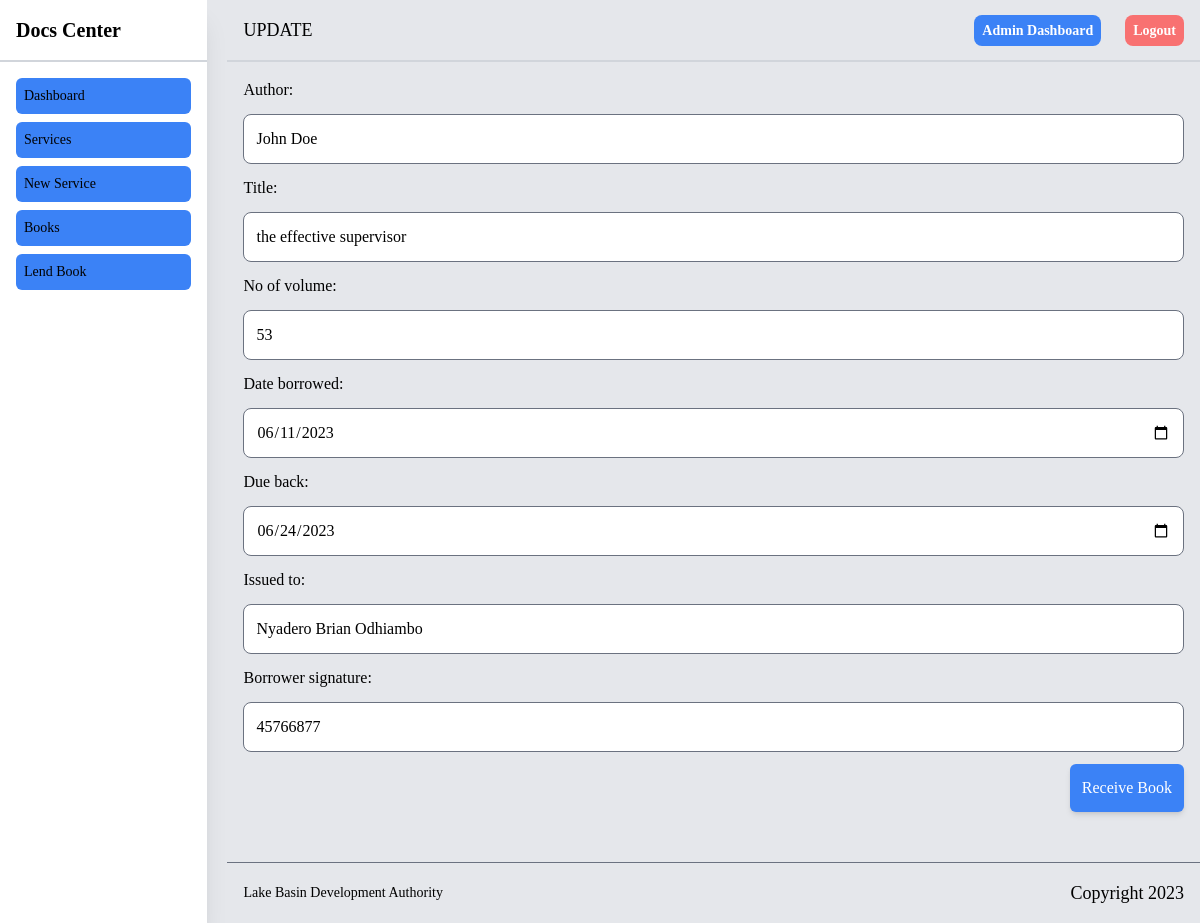
Page /library/update/1 (signed in) on the committed database.
### library/models.py (models this page shows, shortened)
class Book(models.Model):
    author = models.CharField(max_length=255)
    title = models.CharField(max_length=255)
    no_of_volume = models.CharField(max_length=255, null=True)
    issued_to = models.CharField(max_length=255, null=True)
    borrower_signature = models.IntegerField(null=False)
    created_at = models.DateTimeField(auto_now_add=True)
    returned = models.BooleanField(default=False)
    borrowed = models.BooleanField(default=False)
    issuing_officer = models.ForeignKey(User, related_name="books", on_delete=models.CASCADE, default=1)
    due_back = models.DateField(null=False)
    date_borrowed = models.DateField(null=False)
    date_returned = models.DateField(null = True)
    class Meta:
        ordering = ('title',)
        verbose_name_plural = "Books"

### library/views.py (the view)
# urls.py: re_path(r'^update/(?P<pk>\d+)', views.updateDocument, name="update-document"),
@login_required
def updateDocument(request, pk):
    document = get_object_or_404(Book, pk=pk)
    if request.method == "POST":
        form = NewDocumentForm(instance=document, data=request.POST)
        if form.is_valid():
            form.save()
            return redirect("library:index")
    else:
        form = NewDocumentForm(instance=document)
    return render(request, "library/edit-document.html", {"form": form, "object": document})

### library/forms.py
class NewDocumentForm(forms.ModelForm):
    class Meta:
        model = Book
        fields = ["author", "title", "no_of_volume", "date_borrowed", "due_back", "issued_to", "borrower_signature"]
        widgets = {
            "author": forms.TextInput(attrs={"class": INPUT_CLASS, "placeholder": "Author of the book"}),
            "title": forms.TextInput(attrs={"class": INPUT_CLASS, "placeholder": "Title of the book"}),
            "no_of_volume": forms.TextInput(attrs={"class": INPUT_CLASS, "placeholder": "Volume number"}),
            "date_borrowed": forms.DateInput(attrs={"class": INPUT_CLASS, "placeholder": "Title of the book", "type": "date"}),
            "due_back": forms.DateInput(attrs={"class": INPUT_CLASS, "placeholder": "Title of the book", "type": "date"}),
            "issued_to": forms.TextInput(attrs={"class": INPUT_CLASS, "placeholder": "Name of the borrower"}),
            "borrower_signature": forms.NumberInput(attrs={"class": INPUT_CLASS, "placeholder": "Borrower signature"}),
        }

### library/templates/library/edit-document.html (shortened to what this page needs)
{% extends 'core/base.html' %}
{% block crumbs %} Update {% endblock %}
{% block content %}
<div>
   <div>
        <form action="" method="post">
            {{ form.as_p }}
            <div class="flex justify-end w-full">
                <button class="bg-blue-500 text-white p-3 rounded-md shadow-md">Receive Book</button>
            </div>
        </form>
    </div>
</div>
{% endblock %}

### rows in the picture
Book: author "John Doe", title "the effective supervisor", no_of_volume "53", date_borrowed "06/11/2023", due_back "06/24/2023", issued_to "Nyadero Brian Odhiambo", borrower_signature "45766877"
